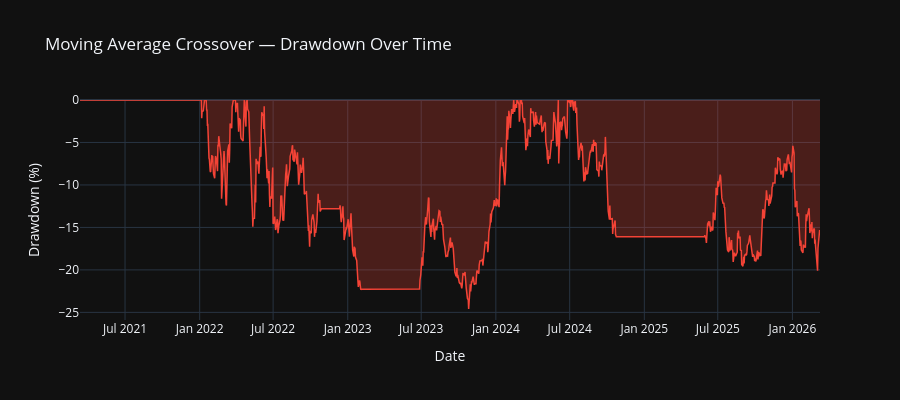

Notebook cell for this chart:
### Markdown cell above
### 9.3 Drawdown Chart

### Code cell
# Drawdown chart
cum = (1 + backtest['Strategy_Return']).cumprod()
running_max = cum.cummax()
drawdown = (cum - running_max) / running_max

fig3 = go.Figure()

fig3.add_trace(go.Scatter(
    x=drawdown.index, y=drawdown * 100,
    name='Drawdown',
    line=dict(color='#F44336', width=1.5),
    fill='tozeroy',
    fillcolor='rgba(244, 67, 54, 0.25)'
))

fig3.update_layout(
    title=f'{STRATEGY_CHOICE} — Drawdown Over Time',
    xaxis_title='Date',
    yaxis_title='Drawdown (%)',
    template='plotly_dark',
    height=400,
    hovermode='x unified'
)

fig3.show()

print(f"\n📉 Maximum Drawdown: {drawdown.min()*100:.2f}%")
print(f"📅 Drawdown occurred at: {drawdown.idxmin().date()}")

### Figure 1 — Plotly figure (JSON) as saved in the notebook; plotly's stock layout.template omitted (floating-point values rounded to 4 significant figures; data arrays with more than 128 entries replaced by an {"elided": "..."} marker saying what was removed)
{"data": [{"fill": "tozeroy", "fillcolor": "rgba(244, 67, 54, 0.25)", "line": {"color": "#F44336", "width": 1.5}, "name": "Drawdown", "type": "scatter", "x": {"elided": "1235 str values"}, "y": {"elided": "1235 float values"}}], "layout": {"height": 400, "hovermode": "x unified", "title": {"text": "Moving Average Crossover — Drawdown Over Time"}, "xaxis": {"title": {"text": "Date"}}, "yaxis": {"title": {"text": "Drawdown (%)"}}}}
